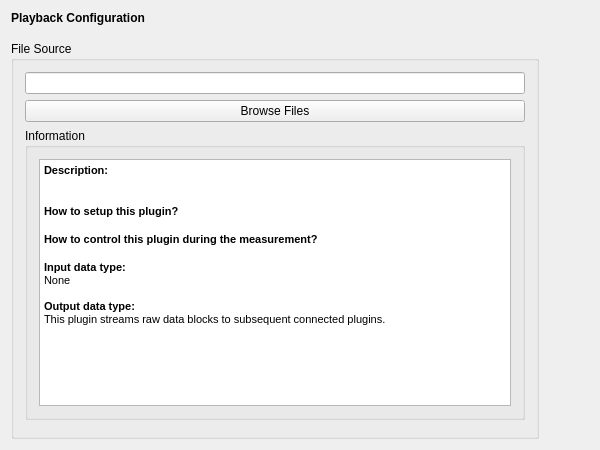
<?xml version="1.0" encoding="UTF-8"?>
<ui version="4.0">
 <class>PlaybackSetupUi</class>
 <widget class="QWidget" name="PlaybackSetupUi">
  <property name="geometry">
   <rect>
    <x>0</x>
    <y>0</y>
    <width>600</width>
    <height>450</height>
   </rect>
  </property>
  <property name="windowTitle">
   <string>DummySetupWidget</string>
  </property>
  <layout class="QVBoxLayout" name="verticalLayout">
   <item>
    <widget class="QLabel" name="m_qLabel_Headline">
     <property name="font">
      <font>
       <weight>75</weight>
       <bold>true</bold>
      </font>
     </property>
     <property name="text">
      <string>Playback Configuration</string>
     </property>
    </widget>
   </item>
   <item>
    <spacer name="m_qVerticalSpacer_Headline">
     <property name="orientation">
      <enum>Qt::Vertical</enum>
     </property>
     <property name="sizeType">
      <enum>QSizePolicy::Fixed</enum>
     </property>
     <property name="sizeHint" stdset="0">
      <size>
       <width>20</width>
       <height>10</height>
      </size>
     </property>
    </spacer>
   </item>
   <item>
    <layout class="QGridLayout" name="m_qGridLayout_main">
     <item row="0" column="0">
      <widget class="QGroupBox" name="m_qGroupBox_yourGroupBox">
       <property name="sizePolicy">
        <sizepolicy hsizetype="Maximum" vsizetype="Preferred">
         <horstretch>0</horstretch>
         <verstretch>0</verstretch>
        </sizepolicy>
       </property>
       <property name="minimumSize">
        <size>
         <width>0</width>
         <height>100</height>
        </size>
       </property>
       <property name="title">
        <string>File Source</string>
       </property>
       <property name="flat">
        <bool>false</bool>
       </property>
       <layout class="QGridLayout" name="m_qGridLayout_Properties">
        <item row="2" column="0">
         <widget class="QGroupBox" name="m_qGroupBox_Information">
          <property name="title">
           <string>Information</string>
          </property>
          <layout class="QGridLayout" name="m_qGridLayout_Information">
           <item row="0" column="0">
            <widget class="QTextBrowser" name="m_qTextBrowser_Information">
             <property name="html">
              <string>&lt;!DOCTYPE HTML PUBLIC &quot;-//W3C//DTD HTML 4.0//EN&quot; &quot;http://www.w3.org/TR/REC-html40/strict.dtd&quot;&gt;
&lt;html&gt;&lt;head&gt;&lt;meta name=&quot;qrichtext&quot; content=&quot;1&quot; /&gt;&lt;style type=&quot;text/css&quot;&gt;
p, li { white-space: pre-wrap; }
&lt;/style&gt;&lt;/head&gt;&lt;body style=&quot; font-family:'Sans'; font-size:10pt; font-weight:400; font-style:normal;&quot;&gt;
&lt;p style=&quot; margin-top:0px; margin-bottom:0px; margin-left:0px; margin-right:0px; -qt-block-indent:0; text-indent:0px;&quot;&gt;&lt;span style=&quot; font-family:'MS Shell Dlg 2'; font-size:8.25pt; font-weight:600;&quot;&gt;Description:&lt;/span&gt;&lt;/p&gt;
&lt;p style=&quot;-qt-paragraph-type:empty; margin-top:0px; margin-bottom:0px; margin-left:0px; margin-right:0px; -qt-block-indent:0; text-indent:0px;&quot;&gt;&lt;br /&gt;&lt;/p&gt;
&lt;p style=&quot;-qt-paragraph-type:empty; margin-top:0px; margin-bottom:0px; margin-left:0px; margin-right:0px; -qt-block-indent:0; text-indent:0px; font-family:'MS Shell Dlg 2'; font-size:8.25pt;&quot;&gt;&lt;br /&gt;&lt;/p&gt;
&lt;p style=&quot; margin-top:0px; margin-bottom:0px; margin-left:0px; margin-right:0px; -qt-block-indent:0; text-indent:0px;&quot;&gt;&lt;span style=&quot; font-family:'MS Shell Dlg 2'; font-size:8.25pt; font-weight:600;&quot;&gt;How to setup this plugin?&lt;/span&gt;&lt;/p&gt;
&lt;p style=&quot;-qt-paragraph-type:empty; margin-top:0px; margin-bottom:0px; margin-left:0px; margin-right:0px; -qt-block-indent:0; text-indent:0px;&quot;&gt;&lt;br /&gt;&lt;/p&gt;
&lt;p style=&quot; margin-top:0px; margin-bottom:0px; margin-left:0px; margin-right:0px; -qt-block-indent:0; text-indent:0px;&quot;&gt;&lt;span style=&quot; font-family:'MS Shell Dlg 2'; font-size:8.25pt; font-weight:600;&quot;&gt;How to control this plugin during the measurement?&lt;/span&gt;&lt;/p&gt;
&lt;p style=&quot;-qt-paragraph-type:empty; margin-top:0px; margin-bottom:0px; margin-left:0px; margin-right:0px; -qt-block-indent:0; text-indent:0px;&quot;&gt;&lt;br /&gt;&lt;/p&gt;
&lt;p style=&quot; margin-top:0px; margin-bottom:0px; margin-left:0px; margin-right:0px; -qt-block-indent:0; text-indent:0px;&quot;&gt;&lt;span style=&quot; font-family:'MS Shell Dlg 2'; font-size:8.25pt; font-weight:600;&quot;&gt;Input data type:&lt;/span&gt;&lt;/p&gt;
&lt;p style=&quot; margin-top:0px; margin-bottom:0px; margin-left:0px; margin-right:0px; -qt-block-indent:0; text-indent:0px;&quot;&gt;&lt;span style=&quot; font-family:'MS Shell Dlg 2'; font-size:8.25pt;&quot;&gt;None&lt;/span&gt;&lt;/p&gt;
&lt;p style=&quot;-qt-paragraph-type:empty; margin-top:0px; margin-bottom:0px; margin-left:0px; margin-right:0px; -qt-block-indent:0; text-indent:0px; font-family:'MS Shell Dlg 2'; font-size:8.25pt;&quot;&gt;&lt;br /&gt;&lt;/p&gt;
&lt;p style=&quot; margin-top:0px; margin-bottom:0px; margin-left:0px; margin-right:0px; -qt-block-indent:0; text-indent:0px;&quot;&gt;&lt;span style=&quot; font-family:'MS Shell Dlg 2'; font-size:8.25pt; font-weight:600;&quot;&gt;Output data type:&lt;/span&gt;&lt;/p&gt;
&lt;p style=&quot; margin-top:0px; margin-bottom:0px; margin-left:0px; margin-right:0px; -qt-block-indent:0; text-indent:0px;&quot;&gt;&lt;span style=&quot; font-family:'MS Shell Dlg 2'; font-size:8.25pt;&quot;&gt;This plugin streams raw data blocks to subsequent connected plugins.&lt;/span&gt;&lt;/p&gt;
&lt;p style=&quot;-qt-paragraph-type:empty; margin-top:0px; margin-bottom:0px; margin-left:0px; margin-right:0px; -qt-block-indent:0; text-indent:0px; font-family:'MS Shell Dlg 2'; font-size:8.25pt;&quot;&gt;&lt;br /&gt;&lt;/p&gt;&lt;/body&gt;&lt;/html&gt;</string>
             </property>
            </widget>
           </item>
          </layout>
         </widget>
        </item>
        <item row="3" column="0">
         <spacer name="horizontalSpacer_2">
          <property name="orientation">
           <enum>Qt::Horizontal</enum>
          </property>
          <property name="sizeType">
           <enum>QSizePolicy::Minimum</enum>
          </property>
          <property name="sizeHint" stdset="0">
           <size>
            <width>500</width>
            <height>5</height>
           </size>
          </property>
         </spacer>
        </item>
        <item row="0" column="0">
         <widget class="QLineEdit" name="m_lineEditSourceFile"/>
        </item>
        <item row="1" column="0">
         <widget class="QPushButton" name="m_qPushButton_Browse">
          <property name="text">
           <string>Browse Files</string>
          </property>
         </widget>
        </item>
       </layout>
      </widget>
     </item>
     <item row="0" column="1">
      <spacer name="horizontalSpacer">
       <property name="orientation">
        <enum>Qt::Horizontal</enum>
       </property>
       <property name="sizeHint" stdset="0">
        <size>
         <width>40</width>
         <height>20</height>
        </size>
       </property>
      </spacer>
     </item>
    </layout>
   </item>
  </layout>
 </widget>
 <layoutdefault spacing="6" margin="11"/>
 <resources/>
 <connections/>
</ui>
